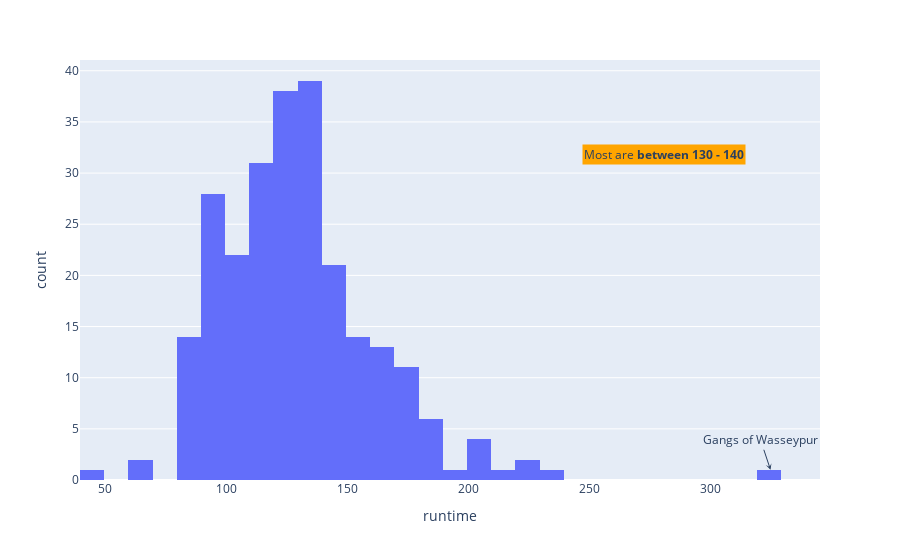

Notebook source saved alongside this figure:
### Code cell
fig = px.histogram(movies, x= 'runtime')
fig.update_layout(annotations= [{'showarrow': True, 'arrowhead': 3, 'x': 325, 'y': 1, 'text': 'Gangs of Wasseypur'}, {'showarrow': False, 'xref': 'paper', 'yref': 'paper' , 'x': 0.9, 'y': 0.8, 'text': 'Most are <b>between 130 - 140</b>', 'bgcolor': 'orange'}])
fig.show()

### Figure 1 — Plotly figure (JSON) as saved in the notebook; plotly's stock layout.template omitted (floating-point values rounded to 4 significant figures; data arrays with more than 128 entries replaced by an {"elided": "..."} marker saying what was removed)
{"data": [{"alignmentgroup": "True", "bingroup": "x", "hovertemplate": "runtime=%{x}<br>count=%{y}<extra></extra>", "legendgroup": "", "marker": {"color": "#636efa", "pattern": {"shape": ""}}, "name": "", "offsetgroup": "", "orientation": "v", "showlegend": false, "type": "histogram", "x": {"elided": "250 int values"}, "xaxis": "x", "yaxis": "y"}], "layout": {"annotations": [{"arrowhead": 3, "showarrow": true, "text": "Gangs of Wasseypur", "x": 325, "y": 1}, {"bgcolor": "orange", "showarrow": false, "text": "Most are <b>between 130 - 140</b>", "x": 0.9, "xref": "paper", "y": 0.8, "yref": "paper"}], "barmode": "relative", "legend": {"tracegroupgap": 0}, "margin": {"t": 60}, "xaxis": {"anchor": "y", "domain": [0, 1], "title": {"text": "runtime"}}, "yaxis": {"anchor": "x", "domain": [0, 1], "title": {"text": "count"}}}}
